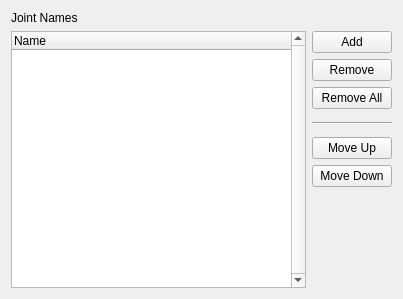
<?xml version="1.0" encoding="UTF-8"?>
<ui version="4.0">
 <class>Form</class>
 <widget class="QWidget" name="Form">
  <property name="geometry">
   <rect>
    <x>0</x>
    <y>0</y>
    <width>403</width>
    <height>299</height>
   </rect>
  </property>
  <property name="windowTitle">
   <string>Form</string>
  </property>
  <layout class="QVBoxLayout" name="verticalLayout">
   <item>
    <widget class="QLabel" name="label">
     <property name="text">
      <string>Joint Names</string>
     </property>
    </widget>
   </item>
   <item>
    <layout class="QHBoxLayout" name="horizontalLayout" stretch="0,0">
     <item>
      <widget class="QTableWidget" name="jointNamesList">
       <property name="verticalScrollBarPolicy">
        <enum>Qt::ScrollBarAlwaysOn</enum>
       </property>
       <property name="dragDropMode">
        <enum>QAbstractItemView::NoDragDrop</enum>
       </property>
       <property name="alternatingRowColors">
        <bool>true</bool>
       </property>
       <property name="horizontalScrollMode">
        <enum>QAbstractItemView::ScrollPerPixel</enum>
       </property>
       <attribute name="horizontalHeaderCascadingSectionResizes">
        <bool>true</bool>
       </attribute>
       <attribute name="horizontalHeaderDefaultSectionSize">
        <number>100</number>
       </attribute>
       <attribute name="horizontalHeaderStretchLastSection">
        <bool>true</bool>
       </attribute>
       <column>
        <property name="text">
         <string>Name</string>
        </property>
        <property name="textAlignment">
         <set>AlignLeading|AlignVCenter</set>
        </property>
       </column>
      </widget>
     </item>
     <item>
      <layout class="QVBoxLayout" name="verticalLayout_2">
       <item>
        <widget class="QPushButton" name="add_pushButton">
         <property name="text">
          <string>Add</string>
         </property>
        </widget>
       </item>
       <item>
        <widget class="QPushButton" name="remove_pushButton">
         <property name="text">
          <string>Remove</string>
         </property>
        </widget>
       </item>
       <item>
        <widget class="QPushButton" name="removeAll_pushButton">
         <property name="text">
          <string>Remove All</string>
         </property>
        </widget>
       </item>
       <item>
        <widget class="Line" name="line">
         <property name="minimumSize">
          <size>
           <width>0</width>
           <height>16</height>
          </size>
         </property>
         <property name="baseSize">
          <size>
           <width>0</width>
           <height>0</height>
          </size>
         </property>
         <property name="orientation">
          <enum>Qt::Horizontal</enum>
         </property>
        </widget>
       </item>
       <item>
        <widget class="QPushButton" name="moveUp_pushButton">
         <property name="text">
          <string>Move Up</string>
         </property>
        </widget>
       </item>
       <item>
        <widget class="QPushButton" name="moveDown_pushButton">
         <property name="text">
          <string>Move Down</string>
         </property>
        </widget>
       </item>
       <item>
        <spacer name="verticalSpacer">
         <property name="orientation">
          <enum>Qt::Vertical</enum>
         </property>
         <property name="sizeHint" stdset="0">
          <size>
           <width>20</width>
           <height>40</height>
          </size>
         </property>
        </spacer>
       </item>
      </layout>
     </item>
    </layout>
   </item>
  </layout>
 </widget>
 <resources/>
 <connections/>
</ui>
